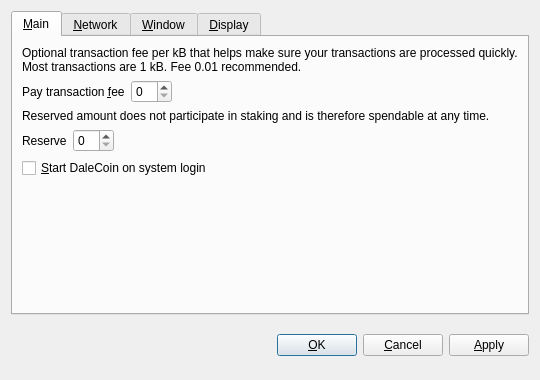
<?xml version="1.0" encoding="UTF-8"?>
<ui version="4.0">
 <class>OptionsDialog</class>
 <widget class="QDialog" name="OptionsDialog">
  <property name="geometry">
   <rect>
    <x>0</x>
    <y>0</y>
    <width>540</width>
    <height>380</height>
   </rect>
  </property>
  <property name="windowTitle">
   <string>Options</string>
  </property>
  <property name="modal">
   <bool>true</bool>
  </property>
  <layout class="QVBoxLayout" name="verticalLayout">
   <item>
    <widget class="QTabWidget" name="tabWidget">
     <property name="tabPosition">
      <enum>QTabWidget::North</enum>
     </property>
     <property name="currentIndex">
      <number>0</number>
     </property>
     <widget class="QWidget" name="tabMain">
      <attribute name="title">
       <string>&amp;Main</string>
      </attribute>
      <layout class="QVBoxLayout" name="verticalLayout_Main">
       <item>
        <widget class="QLabel" name="transactionFeeInfoLabel">
         <property name="text">
          <string>Optional transaction fee per kB that helps make sure your transactions are processed quickly. Most transactions are 1 kB. Fee 0.01 recommended.</string>
         </property>
         <property name="textFormat">
          <enum>Qt::PlainText</enum>
         </property>
         <property name="wordWrap">
          <bool>true</bool>
         </property>
        </widget>
       </item>
       <item>
        <layout class="QHBoxLayout" name="horizontalLayoutFee">
         <item>
          <widget class="QLabel" name="transactionFeeLabel">
           <property name="text">
            <string>Pay transaction &amp;fee</string>
           </property>
           <property name="textFormat">
            <enum>Qt::PlainText</enum>
           </property>
           <property name="buddy">
            <cstring>transactionFee</cstring>
           </property>
          </widget>
         </item>
         <item>
          <widget class="BitcoinAmountField" name="transactionFee"/>
         </item>
         <item>
          <spacer name="horizontalSpacerFee">
           <property name="orientation">
            <enum>Qt::Horizontal</enum>
           </property>
           <property name="sizeHint" stdset="0">
            <size>
             <width>40</width>
             <height>20</height>
            </size>
           </property>
          </spacer>
         </item>
        </layout>
       </item>
       <item>
        <widget class="QLabel" name="reserveBalanceInfoLabel">
         <property name="text">
          <string>Reserved amount does not participate in staking and is therefore spendable at any time.</string>
         </property>
         <property name="textFormat">
          <enum>Qt::PlainText</enum>
         </property>
         <property name="wordWrap">
          <bool>true</bool>
         </property>
        </widget>
       </item>
       <item>
        <layout class="QHBoxLayout" name="horizontalLayoutReserveBalance">
         <item>
          <widget class="QLabel" name="reserveBalanceLabel">
           <property name="text">
            <string>Reserve</string>
           </property>
           <property name="textFormat">
            <enum>Qt::PlainText</enum>
           </property>
           <property name="buddy">
            <cstring>reserveBalance</cstring>
           </property>
          </widget>
         </item>
         <item>
          <widget class="BitcoinAmountField" name="reserveBalance"/>
         </item>
         <item>
          <spacer name="horizontalSpacerReserveBalance">
           <property name="orientation">
            <enum>Qt::Horizontal</enum>
           </property>
           <property name="sizeHint" stdset="0">
            <size>
             <width>40</width>
             <height>20</height>
            </size>
           </property>
          </spacer>
         </item>
        </layout>
       </item>
       <item>
        <widget class="QCheckBox" name="bitcoinAtStartup">
         <property name="toolTip">
          <string>Automatically start DaleCoin after logging in to the system.</string>
         </property>
         <property name="text">
          <string>&amp;Start DaleCoin on system login</string>
         </property>
        </widget>
       </item>
       <item>
        <spacer name="verticalSpacer_Main">
         <property name="orientation">
          <enum>Qt::Vertical</enum>
         </property>
         <property name="sizeHint" stdset="0">
          <size>
           <width>20</width>
           <height>40</height>
          </size>
         </property>
        </spacer>
       </item>
      </layout>
     </widget>
     <widget class="QWidget" name="tabNetwork">
      <attribute name="title">
       <string>&amp;Network</string>
      </attribute>
      <layout class="QVBoxLayout" name="verticalLayout_Network">
       <item>
        <widget class="QCheckBox" name="mapPortUpnp">
         <property name="toolTip">
          <string>Automatically open the DaleCoin client port on the router. This only works when your router supports UPnP and it is enabled.</string>
         </property>
         <property name="text">
          <string>Map port using &amp;UPnP</string>
         </property>
        </widget>
       </item>
       <item>
        <widget class="QCheckBox" name="connectSocks">
         <property name="toolTip">
          <string>Connect to the DaleCoin network through a SOCKS5 proxy (e.g. when connecting through Tor).</string>
         </property>
         <property name="text">
          <string>&amp;Connect through SOCKS5 proxy:</string>
         </property>
        </widget>
       </item>
       <item>
        <layout class="QHBoxLayout" name="horizontalLayout_Network">
         <item>
          <widget class="QLabel" name="proxyIpLabel">
           <property name="text">
            <string>Proxy &amp;IP:</string>
           </property>
           <property name="textFormat">
            <enum>Qt::PlainText</enum>
           </property>
           <property name="buddy">
            <cstring>proxyIp</cstring>
           </property>
          </widget>
         </item>
         <item>
          <widget class="QValidatedLineEdit" name="proxyIp">
           <property name="maximumSize">
            <size>
             <width>140</width>
             <height>16777215</height>
            </size>
           </property>
           <property name="toolTip">
            <string>IP address of the proxy (e.g. 127.0.0.1)</string>
           </property>
          </widget>
         </item>
         <item>
          <widget class="QLabel" name="proxyPortLabel">
           <property name="text">
            <string>&amp;Port:</string>
           </property>
           <property name="textFormat">
            <enum>Qt::PlainText</enum>
           </property>
           <property name="buddy">
            <cstring>proxyPort</cstring>
           </property>
          </widget>
         </item>
         <item>
          <widget class="QLineEdit" name="proxyPort">
           <property name="maximumSize">
            <size>
             <width>55</width>
             <height>16777215</height>
            </size>
           </property>
           <property name="toolTip">
            <string>Port of the proxy (e.g. 9050)</string>
           </property>
          </widget>
         </item>
         <item>
          <spacer name="horizontalSpacer_Network">
           <property name="orientation">
            <enum>Qt::Horizontal</enum>
           </property>
           <property name="sizeHint" stdset="0">
            <size>
             <width>40</width>
             <height>20</height>
            </size>
           </property>
          </spacer>
         </item>
        </layout>
       </item>
       <item>
        <spacer name="verticalSpacer_Network">
         <property name="orientation">
          <enum>Qt::Vertical</enum>
         </property>
         <property name="sizeHint" stdset="0">
          <size>
           <width>20</width>
           <height>40</height>
          </size>
         </property>
        </spacer>
       </item>
      </layout>
     </widget>
     <widget class="QWidget" name="tabWindow">
      <attribute name="title">
       <string>&amp;Window</string>
      </attribute>
      <layout class="QVBoxLayout" name="verticalLayout_Window">
       <item>
        <widget class="QCheckBox" name="minimizeToTray">
         <property name="toolTip">
          <string>Show only a tray icon after minimizing the window.</string>
         </property>
         <property name="text">
          <string>&amp;Minimize to the tray instead of the taskbar</string>
         </property>
        </widget>
       </item>
       <item>
        <widget class="QCheckBox" name="minimizeOnClose">
         <property name="toolTip">
          <string>Minimize instead of exit the application when the window is closed. When this option is enabled, the application will be closed only after selecting Quit in the menu.</string>
         </property>
         <property name="text">
          <string>M&amp;inimize on close</string>
         </property>
        </widget>
       </item>
       <item>
        <spacer name="verticalSpacer_Window">
         <property name="orientation">
          <enum>Qt::Vertical</enum>
         </property>
         <property name="sizeHint" stdset="0">
          <size>
           <width>20</width>
           <height>40</height>
          </size>
         </property>
        </spacer>
       </item>
      </layout>
     </widget>
     <widget class="QWidget" name="tabDisplay">
      <attribute name="title">
       <string>&amp;Display</string>
      </attribute>
      <layout class="QVBoxLayout" name="verticalLayout_Display">
       <item>
        <layout class="QHBoxLayout" name="horizontalLayout_1_Display">
         <item>
          <widget class="QLabel" name="langLabel">
           <property name="text">
            <string>User Interface &amp;language:</string>
           </property>
           <property name="textFormat">
            <enum>Qt::PlainText</enum>
           </property>
           <property name="buddy">
            <cstring>lang</cstring>
           </property>
          </widget>
         </item>
         <item>
          <widget class="QValueComboBox" name="lang">
           <property name="toolTip">
            <string>The user interface language can be set here. This setting will take effect after restarting DaleCoin.</string>
           </property>
          </widget>
         </item>
        </layout>
       </item>
       <item>
        <layout class="QHBoxLayout" name="horizontalLayout_2_Display">
         <item>
          <widget class="QLabel" name="unitLabel">
           <property name="text">
            <string>&amp;Unit to show amounts in:</string>
           </property>
           <property name="textFormat">
            <enum>Qt::PlainText</enum>
           </property>
           <property name="buddy">
            <cstring>unit</cstring>
           </property>
          </widget>
         </item>
         <item>
          <widget class="QValueComboBox" name="unit">
           <property name="toolTip">
            <string>Choose the default subdivision unit to show in the interface and when sending coins.</string>
           </property>
          </widget>
         </item>
        </layout>
       </item>
       <item>
        <widget class="QCheckBox" name="coinControlFeatures">
         <property name="toolTip">
          <string>Whether to show coin control features or not.</string>
         </property>
         <property name="text">
          <string>Display coin &amp;control features (experts only!)</string>
         </property>
        </widget>
       </item>
       <item>
        <widget class="QCheckBox" name="minimizeCoinAge">
         <property name="toolTip">
          <string>Whether to select the coin outputs randomly or with minimal coin age.</string>
         </property>
         <property name="text">
          <string>Minimize weight consumption (experimental)</string>
         </property>
        </widget>
       </item>
       <item>
        <spacer name="verticalSpacer_Display">
         <property name="orientation">
          <enum>Qt::Vertical</enum>
         </property>
         <property name="sizeHint" stdset="0">
          <size>
           <width>20</width>
           <height>40</height>
          </size>
         </property>
        </spacer>
       </item>
      </layout>
     </widget>
    </widget>
   </item>
   <item>
    <layout class="QHBoxLayout" name="horizontalLayout_Buttons">
     <item>
      <spacer name="horizontalSpacer_1">
       <property name="orientation">
        <enum>Qt::Horizontal</enum>
       </property>
       <property name="sizeHint" stdset="0">
        <size>
         <width>40</width>
         <height>48</height>
        </size>
       </property>
      </spacer>
     </item>
     <item>
      <widget class="QLabel" name="statusLabel">
       <property name="font">
        <font>
         <weight>75</weight>
         <bold>true</bold>
        </font>
       </property>
       <property name="text">
        <string/>
       </property>
       <property name="textFormat">
        <enum>Qt::PlainText</enum>
       </property>
       <property name="wordWrap">
        <bool>true</bool>
       </property>
      </widget>
     </item>
     <item>
      <spacer name="horizontalSpacer_2">
       <property name="orientation">
        <enum>Qt::Horizontal</enum>
       </property>
       <property name="sizeHint" stdset="0">
        <size>
         <width>40</width>
         <height>48</height>
        </size>
       </property>
      </spacer>
     </item>
     <item>
      <widget class="QPushButton" name="okButton">
       <property name="text">
        <string>&amp;OK</string>
       </property>
      </widget>
     </item>
     <item>
      <widget class="QPushButton" name="cancelButton">
       <property name="text">
        <string>&amp;Cancel</string>
       </property>
       <property name="autoDefault">
        <bool>false</bool>
       </property>
      </widget>
     </item>
     <item>
      <widget class="QPushButton" name="applyButton">
       <property name="text">
        <string>&amp;Apply</string>
       </property>
       <property name="autoDefault">
        <bool>false</bool>
       </property>
      </widget>
     </item>
    </layout>
   </item>
  </layout>
 </widget>
 <customwidgets>
  <customwidget>
   <class>BitcoinAmountField</class>
   <extends>QSpinBox</extends>
   <header>bitcoinamountfield.h</header>
  </customwidget>
  <customwidget>
   <class>QValueComboBox</class>
   <extends>QComboBox</extends>
   <header>qvaluecombobox.h</header>
  </customwidget>
  <customwidget>
   <class>QValidatedLineEdit</class>
   <extends>QLineEdit</extends>
   <header>qvalidatedlineedit.h</header>
  </customwidget>
 </customwidgets>
 <resources/>
 <connections/>
</ui>
